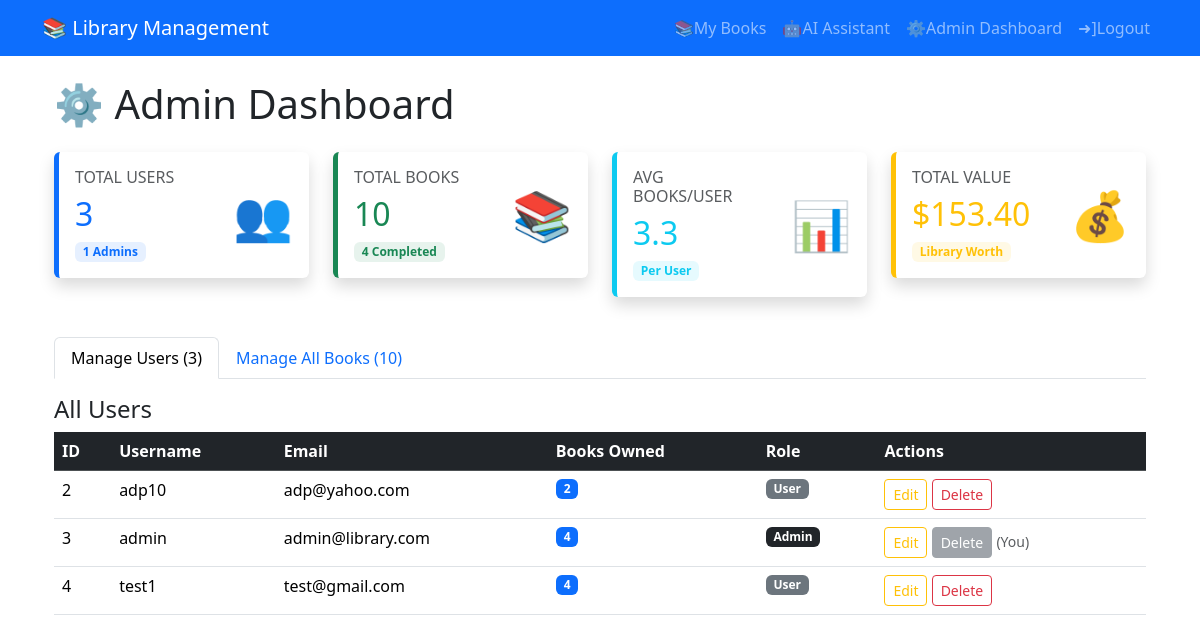
The page /admin (signed in) on the database its author committed.
### models.py (models this page shows, shortened)
class User(db.Model, UserMixin):
    id = db.Column(db.Integer, primary_key=True)
    username = db.Column(db.String(20), unique=True, nullable=False)
    email = db.Column(db.String(120), unique=True, nullable=False)
    password = db.Column(db.String(60), nullable=False)
    is_admin = db.Column(db.Boolean, default=False)
    books = db.relationship('Book', backref='owner', lazy=True, cascade='all, delete-orphan') #relationship to Book model

### app.py (the view)
@app.route('/admin')
@login_required
@admin_required
def admin_dashboard():
    users = User.query.all()
    books = Book.query.all()
    return render_template('admin.html', title='Admin', users=users, books=books)

### app.py (called while the page is built)
@login_manager.user_loader
def load_user(user_id):
    return User.query.get(int(user_id))

def admin_required(f):
    @wraps(f)
    def decorated_function(*args, **kwargs):
        if not current_user.is_authenticated:
            return redirect(url_for('login'))
        if not current_user.is_admin:
            abort(403)
        return f(*args, **kwargs)
    return decorated_function

### templates/admin.html (shortened to what this page needs)
{% extends "base.html" %}
{% block content %}
<div class="container mt-4">
    <h1 class="mb-4">⚙️ Admin Dashboard</h1>
    <div class="row mb-4">
        <div class="col-lg-3 col-md-6 mb-3">
            <div class="card shadow border-0 border-start border-primary border-5">
                <div class="card-body">
                    <div class="row align-items-center">
                        <div class="col">
                            <h6 class="text-uppercase text-muted mb-2">Total Users</h6>
                            <h2 class="text-primary mb-0">{{ users|length }}</h2>
                            <div class="mt-2">
                                <span class="badge bg-primary bg-opacity-10 text-primary">
                                    {{ users|selectattr('is_admin', 'equalto', true)|list|length }} Admins
                                </span>
                            </div>
                        </div>
                        <div class="col-auto">
                            <div class="text-primary" style="font-size: 3rem;">
                                👥
                            </div>
                        </div>
                    </div>
                </div>
            </div>
        </div>
        <div class="col-lg-3 col-md-6 mb-3">
            <div class="card shadow border-0 border-start border-success border-5">
                <div class="card-body">
                    <div class="row align-items-center">
                        <div class="col">
                            <h6 class="text-uppercase text-muted mb-2">Total Books</h6>
                            <h2 class="text-success mb-0">{{ books|length }}</h2>
                            <div class="mt-2">
                                <span class="badge bg-success bg-opacity-10 text-success">
                                    {{ books|selectattr('status', 'equalto', 'Completed')|list|length }} Completed
                                </span>
                            </div>
                        </div>
                        <div class="col-auto">
                            <div class="text-success" style="font-size: 3rem;">
                                📚
                            </div>
                        </div>
                    </div>
                </div>
            </div>
        </div>
        <div class="col-lg-3 col-md-6 mb-3">
            <div class="card shadow border-0 border-start border-info border-5">
                <div class="card-body">
                    <div class="row align-items-center">
                        <div class="col">
                            <h6 class="text-uppercase text-muted mb-2">Avg Books/User</h6>
                            <h2 class="text-info mb-0">
                                {% if users|length > 0 %}
                                    {{ "%.1f"|format(books|length / users|length) }}
                                {% else %}
                                    0
                                {% endif %}
                            </h2>
                            <div class="mt-2">
                                <span class="badge bg-info bg-opacity-10 text-info">
                                    Per User
                                </span>
                            </div>
                        </div>
                        <div class="col-auto">
                            <div class="text-info" style="font-size: 3rem;">
                                📊
                            </div>
                        </div>
                    </div>
                </div>
            </div>
        </div>
        <div class="col-lg-3 col-md-6 mb-3">
            <div class="card shadow border-0 border-start border-warning border-5">
                <div class="card-body">
                    <div class="row align-items-center">
                        <div class="col">
                            <h6 class="text-uppercase text-muted mb-2">Total Value</h6>
                            <h2 class="text-warning mb-0">${{ "%.2f"|format(books|sum(attribute='price')) }}</h2>
                            <div class="mt-2">
                                <span class="badge bg-warning bg-opacity-10 text-warning">
                                    Library Worth
                                </span>
                            </div>
                        </div>
                        <div class="col-auto">
                            <div class="text-warning" style="font-size: 3rem;">
                                💰
                            </div>
                        </div>
                    </div>
                </div>
            </div>
        </div>
    </div>
    <ul class="nav nav-tabs mb-3" id="adminTabs" role="tablist">
        <li class="nav-item" role="presentation">
            <button class="nav-link active" id="users-tab" data-bs-toggle="tab"
                    data-bs-target="#users" type="button" role="tab">
                Manage Users ({{ users|length }})
            </button>
        </li>
        <li class="nav-item" role="presentation">
            <button class="nav-link" id="books-tab" data-bs-toggle="tab"
                    data-bs-target="#books" type="button" role="tab">
                Manage All Books ({{ books|length }})
            </button>
        </li>
    </ul>
    <div class="tab-content" id="adminTabContent">
        <div class="tab-pane fade show active" id="users" role="tabpanel">
            <h4>All Users</h4>
            <div class="table-responsive">
                <table class="table table-hover">
                    <thead class="table-dark">
                        <tr>
                            <th>ID</th>
                            <th>Username</th>
                            <th>Email</th>
                            <th>Books Owned</th>
                            <th>Role</th>
                            <th>Actions</th>
                        </tr>
                    </thead>
                    <tbody>
                        {% for user in users %}
                        <tr>
                            <td>{{ user.id }}</td>
                            <td>{{ user.username }}</td>
                            <td>{{ user.email }}</td>
                            <td>
                                <span class="badge bg-primary">{{ user.books|length }}</span>
                            </td>
                            <td>
                                {% if user.is_admin %}
                                    <span class="badge bg-dark text-white ">Admin</span>
                                {% else %}
                                    <span class="badge bg-secondary">User</span>
                                {% endif %}
                            </td>
                            <td>
                                <a href="{{ url_for('edit_user', user_id=user.id) }}"
                                    class="btn btn-sm btn-outline-warning">Edit</a>
                                {% if user.id != current_user.id %}
                                    <form method="POST" action="{{ url_for('delete_user', user_id=user.id) }}"
                                          style="display: inline;">
                                        <button type="submit" class="btn btn-sm btn-outline-danger"
                                                onclick="return confirm('Delete user {{ user.username }}? This will also delete all their {{ user.books|length }} books!')">
                                            Delete
                                        </button>
                                    </form>
                                {% else %}
                                    <button class="btn btn-sm btn-secondary" disabled>Delete</button>
                                    <small class="text-muted">(You)</small>
                                {% endif %}
                            </td>
                        </tr>
                        {% endfor %}
                    </tbody>
                </table>
            </div>
        </div>
    </div>
</div>
{% endblock content %}

### rows shown on the page
User: id "2", username "adp10", email "adp@yahoo.com", books|length "2", is_admin "User"
User: id "3", username "admin", email "admin@library.com", books|length "4", is_admin "Admin", shows "Delete"
User: id "4", username "test1", email "test@gmail.com", books|length "4", is_admin "User"

### other values the page prints
{{ users|length }} "3"
{{ users|selectattr('is_admin', 'equalto', true)|list|length }} "1"
{{ books|length }} "10"
{{ books|selectattr('status', 'equalto', 'Completed')|list|length }} "4"
{{ "%.1f"|format(books|length / users|length) }} "3.3"
{{ "%.2f"|format(books|sum(attribute='price')) }} "153.40"
